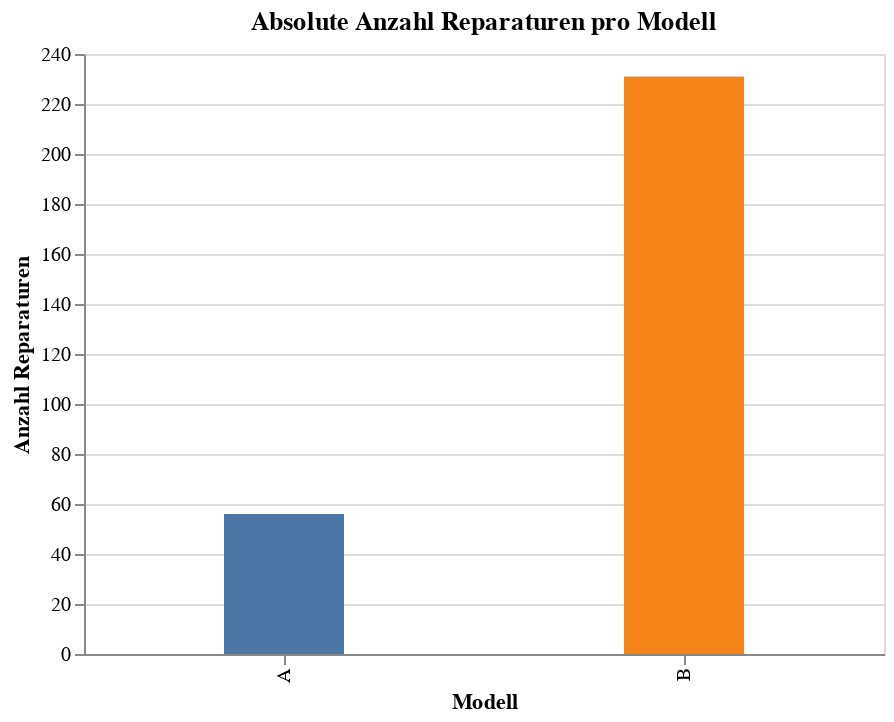

This figure's notebook cell:
### Code cell
# CSV einlesen
df = pd.read_csv('car_repairs.csv')

# Reparatur-Anzahl pro Modell berechnen
repair_counts = (
    df[df['Repaired'] == True]
    .groupby('Model')
    .size()
    .reset_index(name='repairs')
)

# Balkendiagramm mit Altair – im Stil von rate_chart
chart = (
    alt.Chart(repair_counts)
    .mark_bar(size=60)  # breitere Balken
    .encode(
        x=alt.X('Model:N', title='Modell'),
        y=alt.Y('repairs:Q', title='Anzahl Reparaturen'),
        color=alt.Color('Model:N', legend=None)
    )
    .properties(
        width=400,
        title='Absolute Anzahl Reparaturen pro Modell'
    )
)

chart.show()

### Figure 1 — Vega-Lite specification as saved in the notebook (floating-point values rounded to 4 significant figures)
{"config": {"view": {"continuousWidth": 300, "continuousHeight": 300}}, "data": {"name": "data-34a5d46065f7db3fa3fc6a5ced9c84d7"}, "mark": {"type": "bar", "size": 60}, "encoding": {"color": {"field": "Model", "legend": null, "type": "nominal"}, "x": {"field": "Model", "title": "Modell", "type": "nominal"}, "y": {"field": "repairs", "title": "Anzahl Reparaturen", "type": "quantitative"}}, "title": "Absolute Anzahl Reparaturen pro Modell", "width": 400, "$schema": "https://vega.github.io/schema/vega-lite/v5.20.1.json", "datasets": {"data-34a5d46065f7db3fa3fc6a5ced9c84d7": [{"Model": "A", "repairs": 56}, {"Model": "B", "repairs": 231}]}}
